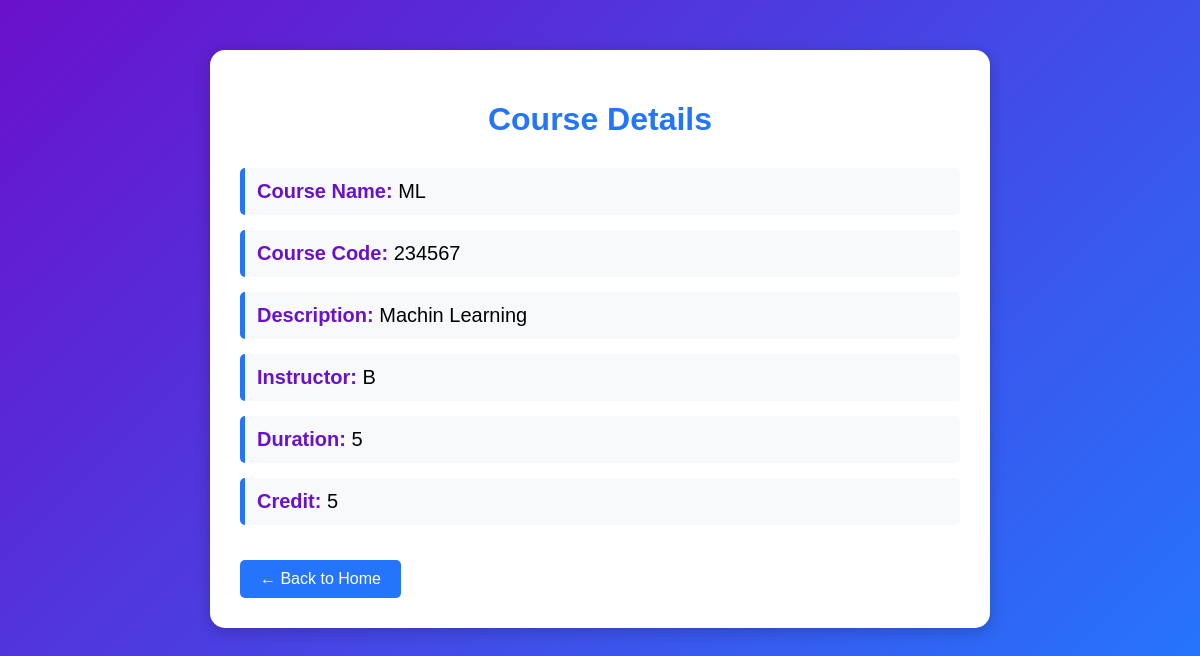
The page /course_details/2 on the database its author committed.
### course/models.py (models this page shows)
class Course(models.Model):
    course_code = models.CharField(max_length=20,unique=True)
    course_name = models.CharField(max_length=50)
    description = models.TextField(max_length=150)
    instructor = models.CharField(max_length=50)
    duration = models.IntegerField(help_text='duration in week')
    credit  = models.IntegerField()

### course/views.py (the view)
# urls.py: path('course_details/<int:id>',course_details),
def course_details(requests,id):
    courses = Course.objects.get(id=id)
    return render(requests,'course_details.html',{'courses':courses})

### course/templates/course_details.html (shortened to what this page needs)
<!DOCTYPE html>
<html lang="en">
<head>
</head>
<body>
    <div class="container">
        <h1>Course Details</h1>
        <div class="detail">
            <span class="label">Course Name:</span> {{ courses.course_name }}
        </div>
        <div class="detail">
            <span class="label">Course Code:</span> {{ courses.course_code }}
        </div>
        <div class="detail">
            <span class="label">Description:</span> {{ courses.description }}
        </div>
        <div class="detail">
            <span class="label">Instructor:</span> {{ courses.instructor }}
        </div>
        <div class="detail">
            <span class="label">Duration:</span> {{ courses.duration }}
        </div>
        <div class="detail">
            <span class="label">Credit:</span> {{ courses.credit }}
        </div>
        <a href="/" class="back-btn">← Back to Home</a>
    </div>
</body>
</html>

### course/templates/course_details.html (style rules this page uses)
body { font-family: Arial, sans-serif; background: linear-gradient(135deg, #6a11cb, #2575fc); margin: 0; padding: 0; }
.container { width: 60%; margin: 50px auto; background-color: #ffffff; padding: 30px; border-radius: 15px; box-shadow: 0 4px 15px rgba(0, 0, 0, 0.2); }
h1 { text-align: center; color: #2575fc; margin-bottom: 30px; }
.detail { font-size: 20px; margin: 15px 0; padding: 12px; border-left: 5px solid #2575fc; background-color: #f8f9fa; border-radius: 5px; }
.label { font-weight: bold; color: #6a11cb; }
.back-btn { display: inline-block; margin-top: 20px; padding: 10px 20px; background-color: #2575fc; color: white; text-decoration: none; border-radius: 5px; transition: 0.3s; }

### rows shown on the page
Course: course_name "ML", course_code "234567", description "Machin Learning", instructor "B", duration "5", credit "5"
